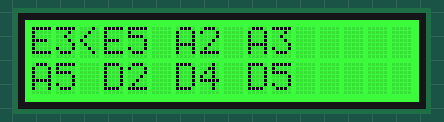
This sketch was run on a simulated Arduino Uno, built with avr-gcc and run on an emulated ATmega328P. Shown: 16×2 character LCD.

Above: at 1.22 s.
At 1.75 s:
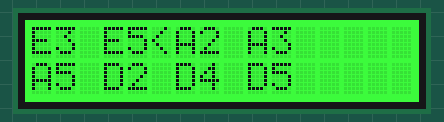
At 2.27 s:
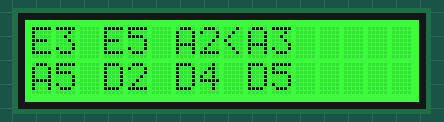
At 2.8 s:
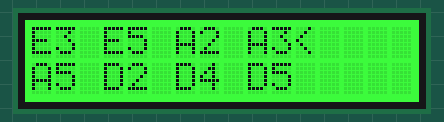
At 3.32 s:
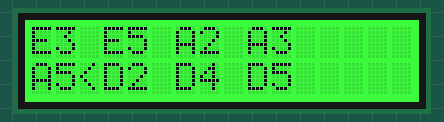
At 5.1 s:
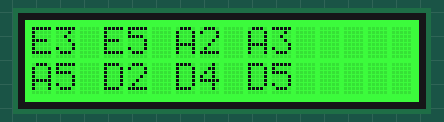

The sketch:

MovementTest.ino
```cpp
#include <Wire.h>
#include "rgb_lcd.h"
#include <LiquidCrystal_I2C.h>

rgb_lcd lcd;

const int colorR = 0;
const int colorG = 255;
const int colorB = 0;

void setup()
{
    // set up the LCD's number of columns and rows:
    lcd.begin(16, 2);
    lcd.setCursor(0,0);

    lcd.setRGB(colorR, colorG, colorB);
    lcd.print("E3 E5 A2 A3");
    lcd.setCursor(0,1);
    lcd.print("A5 D2 D4 D5");
    delay(1000);

    lcd.setCursor(0,0);
}

void loop()
{
    int firstPlacementY = 0;
    int firstPlacementX = 2;

    int secondPlacementY = 1;
    int secondPlacementX = 2;

    int firstLine = 0;

    for(int scale = 0; scale <= 7; scale++)
    {
      //move cursor to different notes
      if(firstLine <= 3)
      {
        firstLine++;

        lcd.setCursor(firstPlacementX, firstPlacementY);

        lcd.print("");
        lcd.print("<");
        delay(250);
        lcd.clear();
        lcd.print("E3 E5 A2 A3");
        lcd.setCursor(0,1);
        lcd.print("A5 D2 D4 D5");
        delay(250);

        firstPlacementX += 3;
        firstPlacementY = 0;
      }
      else
      {
        lcd.setCursor(secondPlacementX, secondPlacementY);

        lcd.print("");
        lcd.print("<");
        delay(250);
        lcd.clear();
        lcd.print("E3 E5 A2 A3");
        lcd.setCursor(0,1);
        lcd.print("A5 D2 D4 D5");
        delay(250);

        secondPlacementX += 3;
        secondPlacementY = 1;
      }
    }

    delay(1000);
}
```

Measured:
- by itself, everything shown: repeats every 5.2 s, in 16 steps
- what the display in image 5 shows lasts 1.3 s, from 5.0 s to 6.3 s
